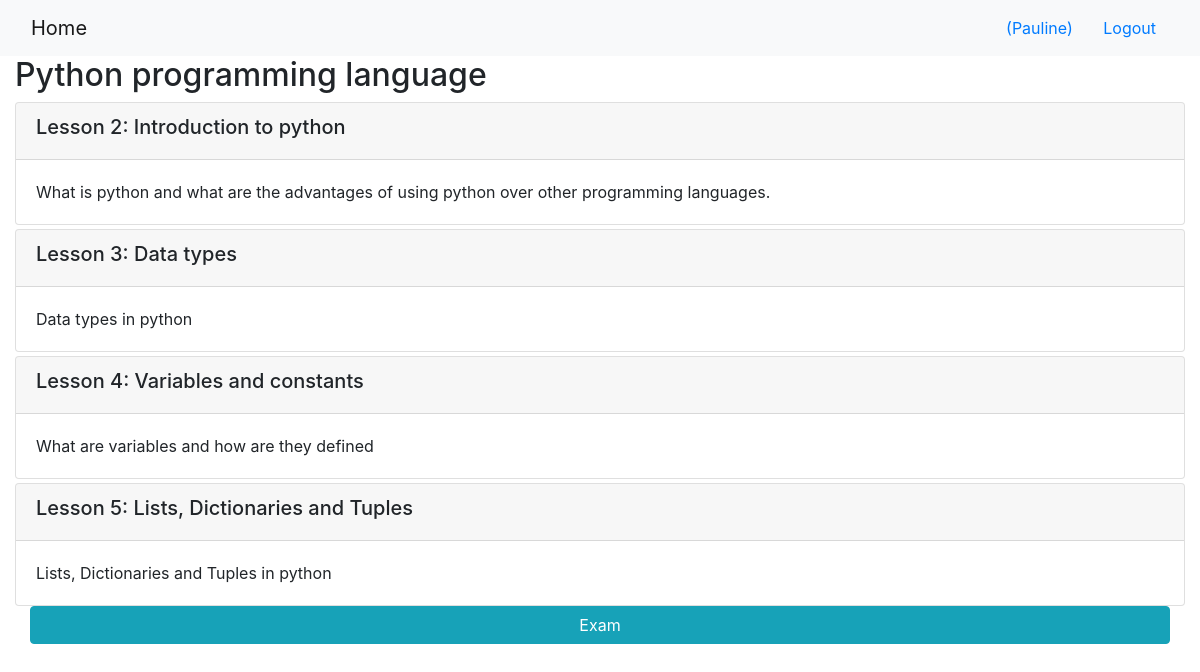
The app's page /onlinecourse/3/ (signed in) with its own data.
### onlinecourse/models.py (models this page shows, shortened)
class Course(models.Model):
    name = models.CharField(null=False, max_length=30, default='online course')
    image = models.ImageField(upload_to='course_images/')
    description = models.CharField(max_length=1000)
    pub_date = models.DateField(null=True)
    instructors = models.ManyToManyField(Instructor)
    users = models.ManyToManyField(settings.AUTH_USER_MODEL, through='Enrollment')
    total_enrollment = models.IntegerField(default=0)
    is_enrolled = False

class Lesson(models.Model):
    title = models.CharField(max_length=200, default="title")
    order = models.IntegerField(default=0)
    course = models.ForeignKey(Course, on_delete=models.CASCADE)
    content = models.TextField()

### onlinecourse/views.py (the view)
# urls.py: path('<int:pk>/', views.CourseDetailView.as_view(), name='course_details'),
class CourseDetailView(generic.DetailView):
    model = Course
    template_name = 'onlinecourse/course_detail_bootstrap.html'

### onlinecourse/templates/onlinecourse/course_detail_bootstrap.html (shortened to what this page needs)
<!DOCTYPE html>
<html lang="en">
<head>
     {% load static %}
    <link rel="stylesheet" href="https://maxcdn.bootstrapcdn.com/bootstrap/4.5.2/css/bootstrap.min.css">
</head>
<body>
    <nav class="navbar navbar-light bg-light">
        <div class="container-fluid">
            <div class="navbar-header">
                  <a class="navbar-brand" href="{% url 'onlinecourse:index' %}">Home</a>
            </div>
            <ul class="nav navbar-nav navbar-right">
                {% if user.is_authenticated %}
                <li>
                    <a class="btn btn-link" href="#">{{ user.first_name }}({{ user.username }})</a>
                    <a class="btn btn-link" href="{% url 'onlinecourse:logout' %}">Logout</a>
                </li>
                {% endif %}
            </ul>
        </div>
    </nav>
    <div class="container-fluid">
            <h2>{{ course.name }}</h2>
            <div class="card-columns-vertical">
                {% for lesson in course.lesson_set.all %}
                    <div class="card mt-1">
                        <div class="card-header"><h5>Lesson {{lesson.order|add:1}}: {{lesson.title}}</h5></div>
                        <div class="card-body">{{lesson.content}}</div>
                    </div>
                {% endfor %}
            </div>
    <div class="container-fluid">
        <button  class="btn btn-block btn-info"  data-toggle="collapse" data-target="#exam">Exam</button>
</body>
</html>

### records on screen
Course: name "Python programming language"
Lesson: order|add "2", title "Introduction to python", content "What is python and what are the advantages of using python over other programming languages."
Lesson: order|add "3", title "Data types", content "Data types in python"
Lesson: order|add "4", title "Variables and constants", content "What are variables and how are they defined"
Lesson: order|add "5", title "Lists, Dictionaries and Tuples", content "Lists, Dictionaries and Tuples in python"

### other values on screen
{{ user.username }} "Pauline"
